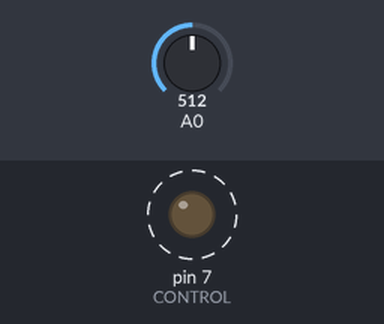
This sketch was run on a simulated Arduino Uno, built with avr-gcc and run on an emulated ATmega328P. On the bench: output pins drawn as LEDs (lit = HIGH). Dashed ring = blinking. Inputs (shaded band) come from the test bench; at power-on: A0 = 512. What the sketch prints to the serial monitor is not drawn.

Above: at 0.5 s.
Timing chart, 0 to 4.6 s (numbered marks = the images above):
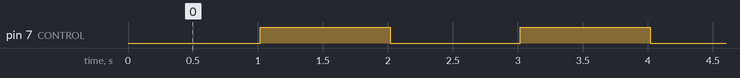

The sketch:

battery-discharge.ino
```cpp
#define CONTROL 7
#define resistor 10

float capacity=0, value=0,voltage,current, time=0;

void measure (void) {

  value= analogRead(0); Serial.println(value);

  voltage=value/1023*5.0;

  current = voltage/resistor;

  capacity=capacity+current/3600;

  time++;

  Serial.print("Voltage= ");
  Serial.print(voltage);

  Serial.print("V Current= ");
  Serial.print(current);

  Serial.print("A Capacity= ");
  Serial.print(capacity);
  Serial.print("Ah ");

  Serial.print("Discharging time= ");
  Serial.print(time);
  Serial.print("s ");

  Serial.print("\n");
}

boolean x=false;

ISR(TIMER1_OVF_vect) {
  TCNT1=0x0BDC;
  x=!x;

  measure();

}

void setup() {

  pinMode(CONTROL, OUTPUT);

  TIMSK1=0x01; // enabled global and timer overflow interrupt;
  TCCR1A = 0x00; // normal operation page 148 (mode0);
  TCNT1=0x0BDC; // set initial value to remove time error (16bit counter register)
  TCCR1B = 0x04; // start timer/ set clock

  Serial.begin(9600);

};

void loop () {

  digitalWrite(CONTROL, x);

};
```

Measured:
- by itself, pin 7 (CONTROL): alternates HIGH for 1.0 s and LOW for 1.0 s
